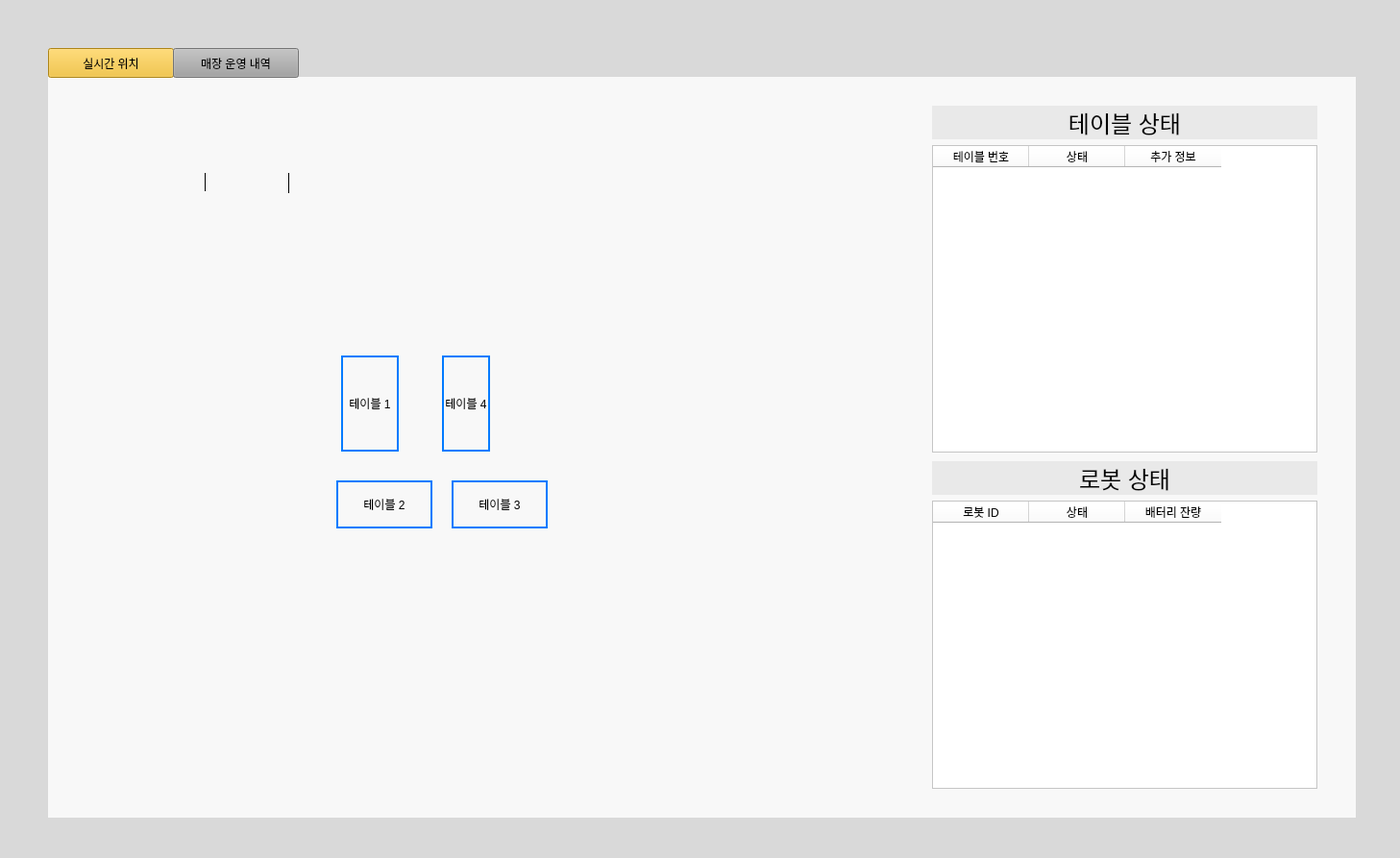
<?xml version="1.0" encoding="UTF-8"?>
<ui version="4.0">
 <class>MainWindow</class>
 <widget class="QMainWindow" name="MainWindow">
  <property name="geometry">
   <rect>
    <x>0</x>
    <y>0</y>
    <width>1457</width>
    <height>893</height>
   </rect>
  </property>
  <property name="windowTitle">
   <string>MainWindow</string>
  </property>
  <property name="styleSheet">
   <string notr="true">background-color: rgb(217, 217, 217);
</string>
  </property>
  <widget class="QWidget" name="centralwidget">
   <widget class="QWidget" name="widget" native="true">
    <property name="geometry">
     <rect>
      <x>50</x>
      <y>80</y>
      <width>1361</width>
      <height>771</height>
     </rect>
    </property>
    <property name="styleSheet">
     <string notr="true">background-color: rgb(248, 248, 248);</string>
    </property>
    <widget class="QStackedWidget" name="stackedWidget">
     <property name="geometry">
      <rect>
       <x>-10</x>
       <y>0</y>
       <width>1341</width>
       <height>741</height>
      </rect>
     </property>
     <property name="styleSheet">
      <string notr="true">background-color: rgb(248, 248, 248);</string>
     </property>
     <property name="currentIndex">
      <number>0</number>
     </property>
     <widget class="QWidget" name="page">
      <widget class="QWidget" name="layoutWidget">
       <property name="geometry">
        <rect>
         <x>930</x>
         <y>400</y>
         <width>401</width>
         <height>341</height>
        </rect>
       </property>
       <layout class="QVBoxLayout" name="verticalLayout_2">
        <item>
         <widget class="QLabel" name="label_2">
          <property name="font">
           <font>
            <pointsize>18</pointsize>
           </font>
          </property>
          <property name="styleSheet">
           <string notr="true">
background-color: rgb(233, 233, 233);</string>
          </property>
          <property name="text">
           <string>로봇 상태</string>
          </property>
          <property name="alignment">
           <set>Qt::AlignCenter</set>
          </property>
         </widget>
        </item>
        <item>
         <widget class="QTableWidget" name="tableWidget_2">
          <property name="styleSheet">
           <string notr="true">background-color: rgb(255, 255, 255);</string>
          </property>
          <column>
           <property name="text">
            <string>로봇 ID</string>
           </property>
          </column>
          <column>
           <property name="text">
            <string>상태</string>
           </property>
          </column>
          <column>
           <property name="text">
            <string>배터리 잔량</string>
           </property>
          </column>
         </widget>
        </item>
       </layout>
      </widget>
      <widget class="QWidget" name="layoutWidget">
       <property name="geometry">
        <rect>
         <x>930</x>
         <y>30</y>
         <width>401</width>
         <height>361</height>
        </rect>
       </property>
       <layout class="QVBoxLayout" name="verticalLayout">
        <item>
         <widget class="QLabel" name="label">
          <property name="font">
           <font>
            <pointsize>18</pointsize>
           </font>
          </property>
          <property name="styleSheet">
           <string notr="true">
background-color: rgb(233, 233, 233);</string>
          </property>
          <property name="text">
           <string>테이블 상태</string>
          </property>
          <property name="alignment">
           <set>Qt::AlignCenter</set>
          </property>
         </widget>
        </item>
        <item>
         <widget class="QTableWidget" name="tableWidget">
          <property name="styleSheet">
           <string notr="true">background-color: rgb(255, 255, 255);</string>
          </property>
          <column>
           <property name="text">
            <string>테이블 번호</string>
           </property>
          </column>
          <column>
           <property name="text">
            <string>상태</string>
           </property>
          </column>
          <column>
           <property name="text">
            <string>추가 정보</string>
           </property>
          </column>
         </widget>
        </item>
       </layout>
      </widget>
      <widget class="QLabel" name="label_7">
       <property name="geometry">
        <rect>
         <x>40</x>
         <y>10</y>
         <width>831</width>
         <height>731</height>
        </rect>
       </property>
       <property name="text">
        <string/>
       </property>
       <property name="pixmap">
        <pixmap>../../Downloads/탁구장2 (6)/Group 54.png</pixmap>
       </property>
       <property name="scaledContents">
        <bool>true</bool>
       </property>
      </widget>
      <widget class="QLabel" name="pinky_status_2">
       <property name="geometry">
        <rect>
         <x>230</x>
         <y>100</y>
         <width>61</width>
         <height>21</height>
        </rect>
       </property>
       <property name="styleSheet">
        <string notr="true">background: transparent;
</string>
       </property>
       <property name="frameShape">
        <enum>QFrame::VLine</enum>
       </property>
       <property name="text">
        <string/>
       </property>
      </widget>
      <widget class="QLabel" name="pinky_status_1">
       <property name="geometry">
        <rect>
         <x>140</x>
         <y>100</y>
         <width>66</width>
         <height>19</height>
        </rect>
       </property>
       <property name="styleSheet">
        <string notr="true">background: transparent;
</string>
       </property>
       <property name="frameShape">
        <enum>QFrame::VLine</enum>
       </property>
       <property name="text">
        <string/>
       </property>
      </widget>
      <widget class="QLabel" name="pinky2">
       <property name="geometry">
        <rect>
         <x>800</x>
         <y>690</y>
         <width>66</width>
         <height>19</height>
        </rect>
       </property>
       <property name="text">
        <string/>
       </property>
      </widget>
      <widget class="QLabel" name="pinky1">
       <property name="geometry">
        <rect>
         <x>280</x>
         <y>150</y>
         <width>66</width>
         <height>19</height>
        </rect>
       </property>
       <property name="text">
        <string/>
       </property>
      </widget>
      <widget class="QLabel" name="label_12">
       <property name="geometry">
        <rect>
         <x>315</x>
         <y>290</y>
         <width>60</width>
         <height>100</height>
        </rect>
       </property>
       <property name="styleSheet">
        <string notr="true">background: transparent; border: 2px solid #007bff; /* 파란색 테두리 */</string>
       </property>
       <property name="text">
        <string>테이블 1</string>
       </property>
       <property name="alignment">
        <set>Qt::AlignCenter</set>
       </property>
       <property name="wordWrap">
        <bool>true</bool>
       </property>
      </widget>
      <widget class="QLabel" name="label_11">
       <property name="geometry">
        <rect>
         <x>420</x>
         <y>290</y>
         <width>50</width>
         <height>100</height>
        </rect>
       </property>
       <property name="styleSheet">
        <string notr="true">background: transparent; border: 2px solid #007bff; /* 파란색 테두리 */</string>
       </property>
       <property name="text">
        <string>테이블 4</string>
       </property>
       <property name="alignment">
        <set>Qt::AlignCenter</set>
       </property>
       <property name="wordWrap">
        <bool>true</bool>
       </property>
      </widget>
      <widget class="QLabel" name="label_8">
       <property name="geometry">
        <rect>
         <x>90</x>
         <y>80</y>
         <width>711</width>
         <height>621</height>
        </rect>
       </property>
       <property name="text">
        <string/>
       </property>
       <property name="pixmap">
        <pixmap>../../../../data/fourtable.pgm</pixmap>
       </property>
       <property name="scaledContents">
        <bool>true</bool>
       </property>
      </widget>
      <widget class="QLabel" name="label_9">
       <property name="geometry">
        <rect>
         <x>310</x>
         <y>420</y>
         <width>100</width>
         <height>50</height>
        </rect>
       </property>
       <property name="styleSheet">
        <string notr="true">background: transparent; border: 2px solid #007bff; /* 파란색 테두리 */</string>
       </property>
       <property name="text">
        <string>테이블 2</string>
       </property>
       <property name="alignment">
        <set>Qt::AlignCenter</set>
       </property>
       <property name="wordWrap">
        <bool>true</bool>
       </property>
      </widget>
      <widget class="QLabel" name="label_10">
       <property name="geometry">
        <rect>
         <x>430</x>
         <y>420</y>
         <width>100</width>
         <height>50</height>
        </rect>
       </property>
       <property name="styleSheet">
        <string notr="true">background: transparent; border: 2px solid #007bff; /* 파란색 테두리 */</string>
       </property>
       <property name="text">
        <string>테이블 3</string>
       </property>
       <property name="alignment">
        <set>Qt::AlignCenter</set>
       </property>
       <property name="wordWrap">
        <bool>true</bool>
       </property>
      </widget>
      <zorder>label_7</zorder>
      <zorder>layoutWidget</zorder>
      <zorder>layoutWidget</zorder>
      <zorder>pinky2</zorder>
      <zorder>pinky1</zorder>
      <zorder>label_8</zorder>
      <zorder>label_11</zorder>
      <zorder>label_12</zorder>
      <zorder>label_9</zorder>
      <zorder>label_10</zorder>
      <zorder>pinky_status_1</zorder>
      <zorder>pinky_status_2</zorder>
     </widget>
     <widget class="QWidget" name="page_2">
      <widget class="QWidget" name="layoutWidget_2">
       <property name="geometry">
        <rect>
         <x>730</x>
         <y>30</y>
         <width>611</width>
         <height>711</height>
        </rect>
       </property>
       <layout class="QVBoxLayout" name="verticalLayout_4">
        <item>
         <widget class="QLabel" name="label_4">
          <property name="font">
           <font>
            <pointsize>20</pointsize>
           </font>
          </property>
          <property name="styleSheet">
           <string notr="true">background-color: rgb(233, 233, 233);</string>
          </property>
          <property name="text">
           <string>매장 매출 조회</string>
          </property>
          <property name="alignment">
           <set>Qt::AlignCenter</set>
          </property>
         </widget>
        </item>
        <item>
         <layout class="QHBoxLayout" name="horizontalLayout_2">
          <item>
           <widget class="QDateEdit" name="dateEdit">
            <property name="calendarPopup">
             <bool>true</bool>
            </property>
           </widget>
          </item>
          <item>
           <widget class="QPushButton" name="pushButton_4">
            <property name="styleSheet">
             <string notr="true">background-color: rgb(160, 157, 157);</string>
            </property>
            <property name="text">
             <string>조회</string>
            </property>
           </widget>
          </item>
         </layout>
        </item>
        <item>
         <widget class="QTableWidget" name="tableWidget_4">
          <property name="styleSheet">
           <string notr="true">
background-color: rgb(255, 255, 255);</string>
          </property>
          <column>
           <property name="text">
            <string>탁구대 번호</string>
           </property>
          </column>
          <column>
           <property name="text">
            <string>결제 시간</string>
           </property>
          </column>
          <column>
           <property name="text">
            <string>매출</string>
           </property>
          </column>
         </widget>
        </item>
        <item>
         <layout class="QHBoxLayout" name="horizontalLayout_3">
          <item>
           <widget class="QLabel" name="label_6">
            <property name="text">
             <string>총매출</string>
            </property>
            <property name="alignment">
             <set>Qt::AlignRight|Qt::AlignTrailing|Qt::AlignVCenter</set>
            </property>
           </widget>
          </item>
          <item>
           <widget class="QLabel" name="label_5">
            <property name="text">
             <string>0원</string>
            </property>
            <property name="alignment">
             <set>Qt::AlignCenter</set>
            </property>
           </widget>
          </item>
         </layout>
        </item>
       </layout>
      </widget>
      <widget class="QWidget" name="layoutWidget">
       <property name="geometry">
        <rect>
         <x>40</x>
         <y>30</y>
         <width>661</width>
         <height>711</height>
        </rect>
       </property>
       <layout class="QVBoxLayout" name="verticalLayout_3">
        <item>
         <widget class="QLabel" name="label_3">
          <property name="font">
           <font>
            <pointsize>20</pointsize>
           </font>
          </property>
          <property name="styleSheet">
           <string notr="true">background-color: rgb(233, 233, 233);
background-color: rgb(233, 233, 233);</string>
          </property>
          <property name="text">
           <string>탁구대별 이용 내역 검색</string>
          </property>
          <property name="alignment">
           <set>Qt::AlignCenter</set>
          </property>
         </widget>
        </item>
        <item>
         <layout class="QHBoxLayout" name="horizontalLayout">
          <item>
           <widget class="QLineEdit" name="lineEdit">
            <property name="text">
             <string/>
            </property>
           </widget>
          </item>
          <item>
           <widget class="QPushButton" name="pushButton_3">
            <property name="styleSheet">
             <string notr="true">background-color: rgb(160, 157, 157);</string>
            </property>
            <property name="text">
             <string>검색</string>
            </property>
           </widget>
          </item>
         </layout>
        </item>
        <item>
         <widget class="QTableWidget" name="tableWidget_3">
          <property name="styleSheet">
           <string notr="true">
background-color: rgb(255, 255, 255);</string>
          </property>
          <column>
           <property name="text">
            <string>탁구대 번호</string>
           </property>
          </column>
          <column>
           <property name="text">
            <string>이용 시간</string>
           </property>
          </column>
          <column>
           <property name="text">
            <string>매출</string>
           </property>
          </column>
         </widget>
        </item>
       </layout>
      </widget>
     </widget>
    </widget>
   </widget>
   <widget class="QPushButton" name="pushButton">
    <property name="geometry">
     <rect>
      <x>50</x>
      <y>50</y>
      <width>131</width>
      <height>31</height>
     </rect>
    </property>
    <property name="styleSheet">
     <string notr="true">background-color: rgb(242, 186, 31);
</string>
    </property>
    <property name="text">
     <string>실시간 위치</string>
    </property>
   </widget>
   <widget class="QPushButton" name="pushButton_2">
    <property name="geometry">
     <rect>
      <x>180</x>
      <y>50</y>
      <width>131</width>
      <height>31</height>
     </rect>
    </property>
    <property name="styleSheet">
     <string notr="true">background-color: rgb(163, 163, 163);</string>
    </property>
    <property name="text">
     <string>매장 운영 내역</string>
    </property>
   </widget>
  </widget>
  <widget class="QStatusBar" name="statusbar"/>
 </widget>
 <resources/>
 <connections/>
</ui>
